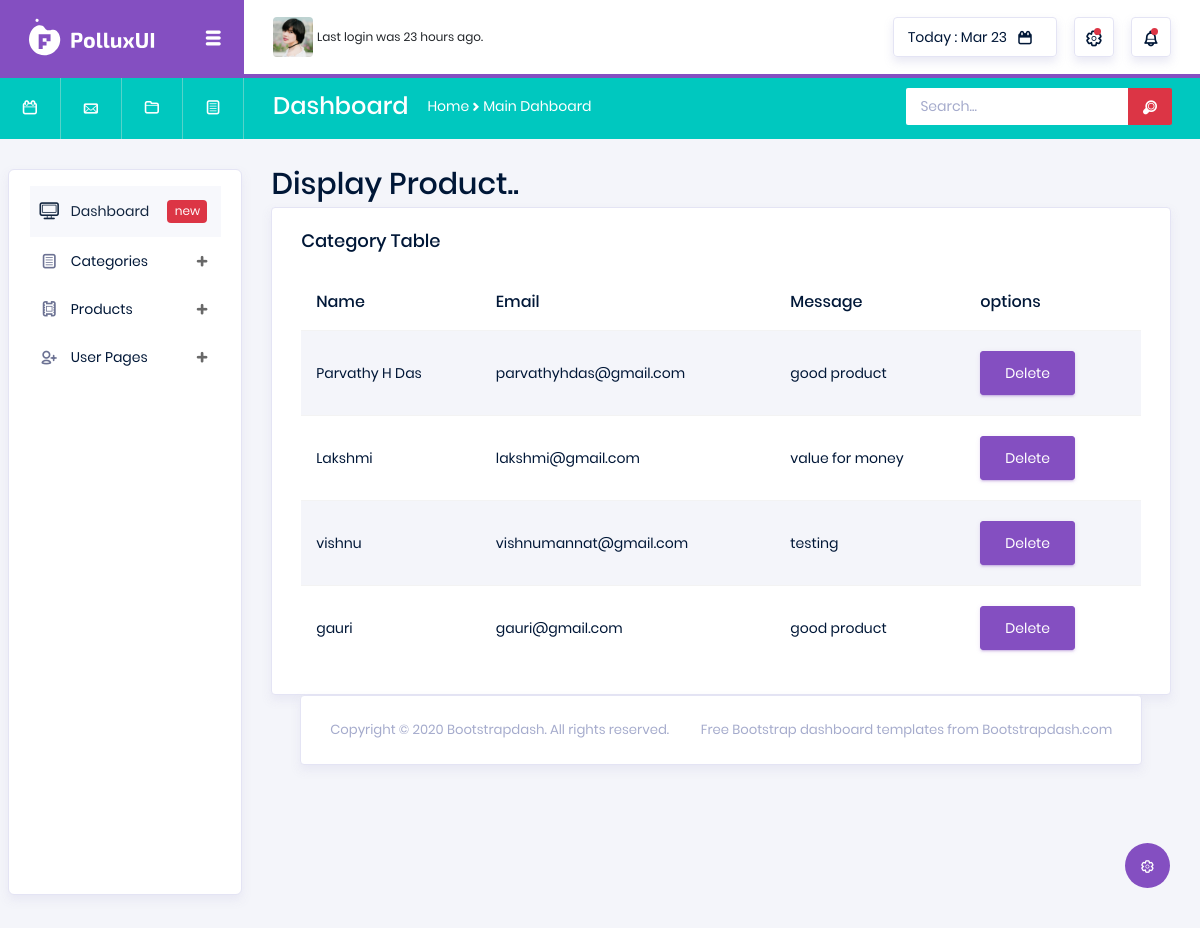
The page /ShopApp/displayContact/ on the database its author committed.
### Frontend/models.py (models this page shows)
class ContactDB(models.Model):
    Name = models.CharField(max_length=50,null=True,blank=True)
    Email = models.CharField(max_length=50,null=True,blank=True)
    Message = models.CharField(max_length=50,null=True,blank=True)

### ShopApp/views.py (the view)
# urls.py: path('displayContact/',views.displayContact,name="displayContact"),
def displayContact(request):
    data = ContactDB.objects.all()
    return render(request,"displayContact.html",{'data':data})

### ShopApp/templates/displayContact.html (shortened to what this page needs)
<!DOCTYPE html>
{% extends 'index.html' %}
{% block content %}
<html lang="en">
<head>
</head>
<body>
<div>
  <h3>Display Product..</h3>
</div>
<div class="card">
                <div class="card-body">
                  <h4 class="card-title">Category Table</h4>
                  <div class="table-responsive">
                    <table class="table table-striped">
                      <thead>
                        <tr>
                          <th>
                           Name
                          </th>
                            <th>Email</th>
                           <th>
                           Message
                          </th>
                            <th>options</th>
                        </tr>
                      </thead>
                      <tbody>
                      {% for i in data %}
                        <tr>
                          <td>
                            {{i.Name}}
                          </td>  <td>
                            {{i.Email}}
                          </td>
                           <td>
                            {{i.Message}}
                          </td>
                          <td>
                            <form action="{% url 'deleteContact' dataid=i.id %}">
                            <button type="submit" class="btn btn-primary mr-2">Delete</button>
                          </form>
                        </td>
                        </tr>
                      {% endfor %}
                      </tbody>
                    </table>
                  </div>
                </div>
              </div>
</body>
</html>
{% endblock %}

### rows shown on the page
ContactDB: Name "Parvathy H Das", Email "parvathyhdas@gmail.com", Message "good product"
ContactDB: Name "Lakshmi", Email "lakshmi@gmail.com", Message "value for money"
ContactDB: Name "vishnu", Email "vishnumannat@gmail.com", Message "testing"
ContactDB: Name "gauri", Email "gauri@gmail.com", Message "good product"
